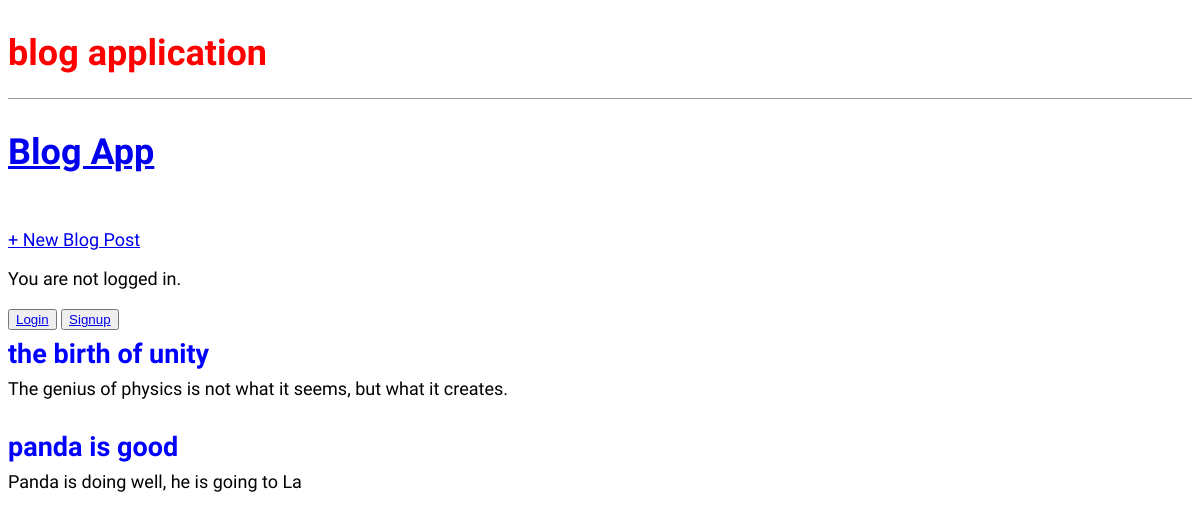
Before: / with the older database file.
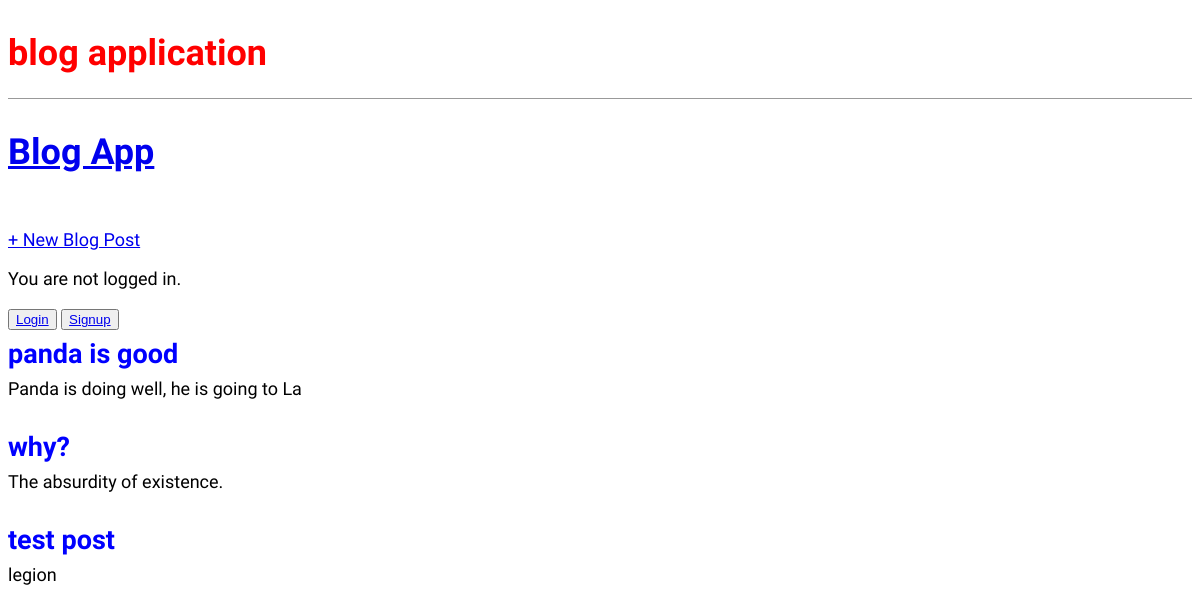
After: the same page with the newer database file.
### blog/models.py (models this page shows, shortened)
class Post(models.Model):
    title = models.CharField(max_length=200)
    author = models.ForeignKey(
        "auth.User",
        on_delete=models.CASCADE,
    )
    body = models.TextField()

### blog/views.py (the view)
# urls.py: path("", BlogListView.as_view(), name="home"),
class BlogListView(ListView):
    model = Post
    template_name = "home.html"

### templates/home.html
{% extends "base.html" %}
{% block content %}
{% for post in post_list %}
    <div class="post-entry">
        <h2><a href="{% url 'post_detail' post.pk %}">{{post.title}}</a></h2>
        <p>{{ post.body }}</p>
    </div>
{% endfor %}
{% endblock content%}

### templates/base.html (shortened to what this page needs)
{% load static %}
<html>
    <head>
    </head>
    <body>
        <header>
            <h1><a href="{% url 'home' %}">blog application</a></h1>
            <link rel="stylesheet" href="{% static 'css/base.css' %}">
        </header>
        <div class="nav-left">
            <h1><a href="{% url 'home' %}">Blog App</a></h1>
        </div>
        <div class="nav-right"></div>
            <a href="{% url 'post_new' %}">+ New Blog Post</a>
        <div>
            {% if user.is_authenticated %}
                <p>Hey {{user.username}}!</p>
                <p><button><a href="{% url 'logout' %}">Log out</a></button></p>
            {% else %}
                <p>You are not logged in.</p>
                <button><a href="{% url 'login' %}">Login</a></button>
                <button><a href="{% url 'signup' %}">Signup</a></button>
            {% endif %}
            {% block content %}
            {% endblock content %}
        </div>
    </body>
</html>

### static/css/base.css (style rules this page uses)
body { font-family: 'Source Sans Pro', sans-serif; font-size: 18px; }
header { border-bottom: 1px solid #999; margin-bottom: 2rem; display: flex; }
header h1 a { color: red; text-decoration: none; }
.nav-left { margin-right: auto; }
.nav-right { display: flex; padding-top: 2rem; }
.post-entry { margin-bottom: 2rem; }
.post-entry h2 { margin: 0.5rem 0; }
.post-entry h2 a, .post-entry h2 a:visited { color: blue; text-decoration: none; }
.post-entry p { margin: 0; font-weight: 400; }

Changed rows visible on the page:
removed Post: title "the birth of unity", body "The genius of physics is not what it seems, but what it creates."
added Post: title "why?", body "The absurdity of existence."
added Post: title "test post", body "legion"
